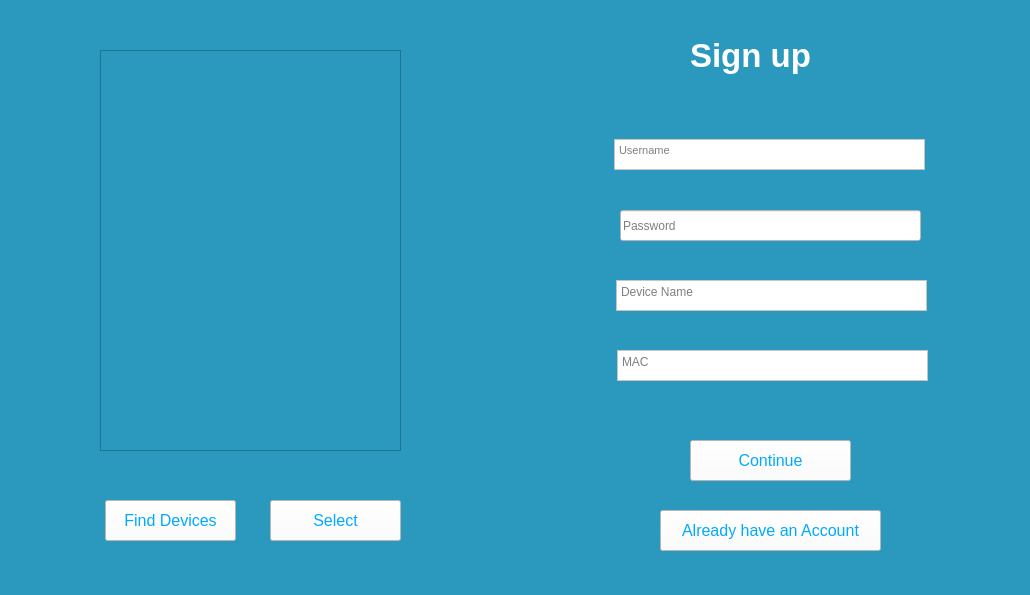
<?xml version="1.0" encoding="UTF-8"?>
<ui version="4.0">
 <class>Form</class>
 <widget class="QWidget" name="Form">
  <property name="geometry">
   <rect>
    <x>0</x>
    <y>0</y>
    <width>1030</width>
    <height>595</height>
   </rect>
  </property>
  <property name="windowTitle">
   <string>Folder Secure</string>
  </property>
  <property name="styleSheet">
   <string notr="true">background-color: rgb(43, 152, 189);</string>
  </property>
  <widget class="QPushButton" name="c_click">
   <property name="geometry">
    <rect>
     <x>690</x>
     <y>440</y>
     <width>161</width>
     <height>41</height>
    </rect>
   </property>
   <property name="font">
    <font>
     <pointsize>12</pointsize>
     <weight>50</weight>
     <bold>false</bold>
    </font>
   </property>
   <property name="styleSheet">
    <string notr="true">background-color: rgb(255, 255, 255);
color: rgb(0, 170, 255);</string>
   </property>
   <property name="text">
    <string>Continue</string>
   </property>
  </widget>
  <widget class="QLabel" name="label">
   <property name="geometry">
    <rect>
     <x>690</x>
     <y>10</y>
     <width>171</width>
     <height>91</height>
    </rect>
   </property>
   <property name="font">
    <font>
     <pointsize>25</pointsize>
     <weight>75</weight>
     <bold>true</bold>
    </font>
   </property>
   <property name="styleSheet">
    <string notr="true">color: rgb(255, 255, 255);</string>
   </property>
   <property name="text">
    <string>Sign up</string>
   </property>
  </widget>
  <widget class="QTextEdit" name="u_name">
   <property name="geometry">
    <rect>
     <x>614</x>
     <y>139</y>
     <width>311</width>
     <height>31</height>
    </rect>
   </property>
   <property name="font">
    <font>
     <pointsize>8</pointsize>
    </font>
   </property>
   <property name="cursor" stdset="0">
    <cursorShape>IBeamCursor</cursorShape>
   </property>
   <property name="styleSheet">
    <string notr="true">background-color: rgb(255, 255, 255);</string>
   </property>
   <property name="tabChangesFocus">
    <bool>true</bool>
   </property>
   <property name="placeholderText">
    <string>Username</string>
   </property>
  </widget>
  <widget class="QListWidget" name="listWidget">
   <property name="geometry">
    <rect>
     <x>100</x>
     <y>50</y>
     <width>301</width>
     <height>401</height>
    </rect>
   </property>
   <property name="styleSheet">
    <string notr="true">background-color:&quot;white&quot;</string>
   </property>
   <property name="alternatingRowColors">
    <bool>false</bool>
   </property>
  </widget>
  <widget class="QPushButton" name="f_click">
   <property name="geometry">
    <rect>
     <x>105</x>
     <y>500</y>
     <width>131</width>
     <height>41</height>
    </rect>
   </property>
   <property name="font">
    <font>
     <pointsize>12</pointsize>
     <weight>50</weight>
     <bold>false</bold>
    </font>
   </property>
   <property name="styleSheet">
    <string notr="true">background-color: rgb(255, 255, 255);
color: rgb(0, 170, 255);</string>
   </property>
   <property name="text">
    <string>Find Devices</string>
   </property>
  </widget>
  <widget class="QPushButton" name="s_click">
   <property name="geometry">
    <rect>
     <x>270</x>
     <y>500</y>
     <width>131</width>
     <height>41</height>
    </rect>
   </property>
   <property name="font">
    <font>
     <pointsize>12</pointsize>
     <weight>50</weight>
     <bold>false</bold>
    </font>
   </property>
   <property name="styleSheet">
    <string notr="true">background-color: rgb(255, 255, 255);
color: rgb(0, 170, 255);</string>
   </property>
   <property name="text">
    <string>Select</string>
   </property>
  </widget>
  <widget class="QTextEdit" name="d_name">
   <property name="geometry">
    <rect>
     <x>616</x>
     <y>280</y>
     <width>311</width>
     <height>31</height>
    </rect>
   </property>
   <property name="cursor" stdset="0">
    <cursorShape>IBeamCursor</cursorShape>
   </property>
   <property name="toolTip">
    <string>Enter your Password</string>
   </property>
   <property name="styleSheet">
    <string notr="true">background-color: rgb(255, 255, 255);</string>
   </property>
   <property name="undoRedoEnabled">
    <bool>false</bool>
   </property>
   <property name="readOnly">
    <bool>true</bool>
   </property>
   <property name="placeholderText">
    <string>Device Name</string>
   </property>
  </widget>
  <widget class="QTextEdit" name="m_name">
   <property name="geometry">
    <rect>
     <x>617</x>
     <y>350</y>
     <width>311</width>
     <height>31</height>
    </rect>
   </property>
   <property name="cursor" stdset="0">
    <cursorShape>IBeamCursor</cursorShape>
   </property>
   <property name="toolTip">
    <string>Enter your Password</string>
   </property>
   <property name="styleSheet">
    <string notr="true">background-color: rgb(255, 255, 255);</string>
   </property>
   <property name="undoRedoEnabled">
    <bool>false</bool>
   </property>
   <property name="readOnly">
    <bool>true</bool>
   </property>
   <property name="placeholderText">
    <string>MAC</string>
   </property>
  </widget>
  <widget class="QPushButton" name="a_click">
   <property name="geometry">
    <rect>
     <x>660</x>
     <y>510</y>
     <width>221</width>
     <height>41</height>
    </rect>
   </property>
   <property name="font">
    <font>
     <pointsize>12</pointsize>
     <weight>50</weight>
     <bold>false</bold>
    </font>
   </property>
   <property name="styleSheet">
    <string notr="true">background-color: rgb(255, 255, 255);
color: rgb(0, 170, 255);</string>
   </property>
   <property name="text">
    <string>Already have an Account</string>
   </property>
  </widget>
  <widget class="QLineEdit" name="lineEdit">
   <property name="geometry">
    <rect>
     <x>620</x>
     <y>210</y>
     <width>301</width>
     <height>31</height>
    </rect>
   </property>
   <property name="styleSheet">
    <string notr="true">background-color: rgb(255, 255, 255);</string>
   </property>
   <property name="echoMode">
    <enum>QLineEdit::Password</enum>
   </property>
   <property name="placeholderText">
    <string>Password</string>
   </property>
  </widget>
 </widget>
 <resources/>
 <connections/>
</ui>
